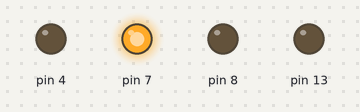
Recording of a sketch running on a simulated Arduino Uno, built with avr-gcc and run on an emulated ATmega328P. Parts: output pins drawn as LEDs (lit = HIGH).

Above: at 0.2 s.
At 1.2 s:
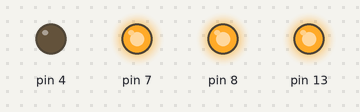
At 1.7 s:
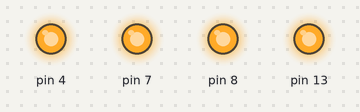
At 3.2 s:
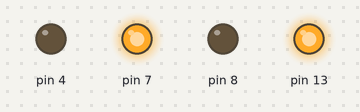
At 4.7 s:
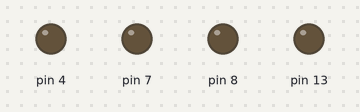
Timing chart, 0 to 5.8 s (numbered marks = the images above):
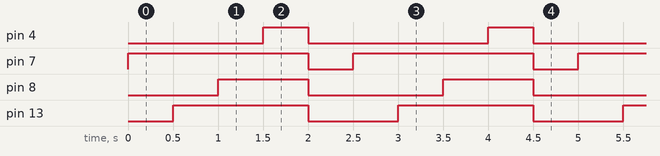

The sketch:

Led_Blink.ino
```cpp
  void setup()
  {

  pinMode(13,OUTPUT);
  pinMode(7,OUTPUT);
  pinMode(8,OUTPUT);
  pinMode(4,OUTPUT);
  }

  void loop()
  {
    digitalWrite(7,HIGH);
    delay(500);
    digitalWrite(13,HIGH);
    delay(500);
    digitalWrite(8,HIGH);
    delay(500);
    digitalWrite(4,HIGH);
    delay(500);
    digitalWrite(7,LOW);
    digitalWrite(13,LOW);
    digitalWrite(8,LOW);
    digitalWrite(4,LOW);
    delay(500);
  }
```

Measured:
- by itself, pin 4: alternates HIGH for 0.50 s and LOW for 2.0 s
- by itself, pin 7: alternates HIGH for 2.0 s and LOW for 0.50 s
- by itself, pin 8: alternates HIGH for 1.0 s and LOW for 1.5 s
- by itself, pin 13: alternates HIGH for 1.5 s and LOW for 1.0 s
